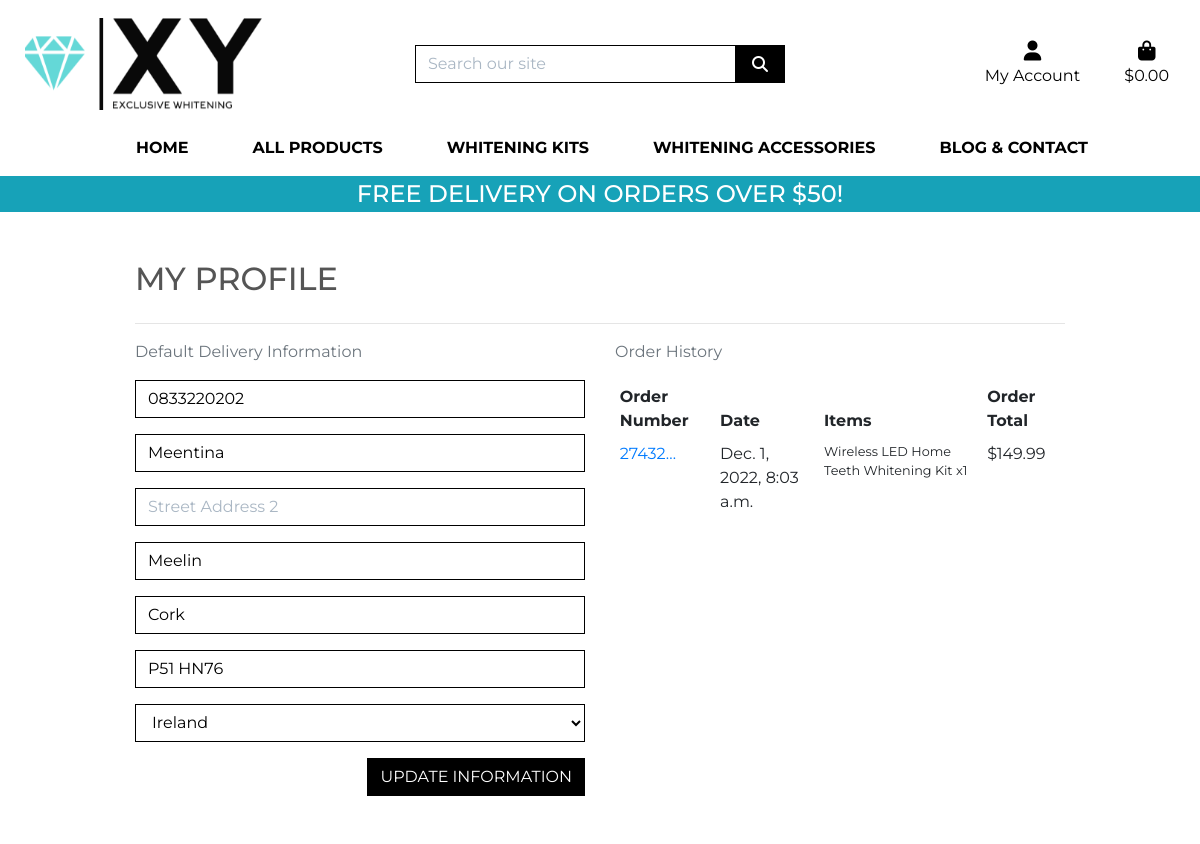
Screenshot of /profile/ (signed in) with the database file from the repository.
### profiles/models.py (models this page shows, shortened)
class UserProfile(models.Model):
    user = models.OneToOneField(User, on_delete=models.CASCADE)
    default_phone_number = models.CharField(max_length=20, null=True, blank=True)
    default_street_address1 = models.CharField(max_length=80, null=True, blank=True)
    default_street_address2 = models.CharField(max_length=80, null=True, blank=True)
    default_town_or_city = models.CharField(max_length=40, null=True, blank=True)
    default_county = models.CharField(max_length=80, null=True, blank=True)
    default_postcode = models.CharField(max_length=20, null=True, blank=True)
    default_country = CountryField(blank_label='Country', null=True, blank=True)

### checkout/models.py (models this page shows, shortened)
class Order(models.Model):
    order_number = models.CharField(max_length=32, null=False, editable=False)
    user_profile = models.ForeignKey(UserProfile, on_delete=models.SET_NULL,
                                     null=True, blank=True, related_name='orders')
    full_name = models.CharField(max_length=50, null=False, blank=False)
    email = models.EmailField(max_length=254, null=False, blank=False)
    phone_number = models.CharField(max_length=20, null=False, blank=False)
    country = CountryField(blank_label='Country *', null=False, blank=False)
    postcode = models.CharField(max_length=20, null=True, blank=True)
    town_or_city = models.CharField(max_length=40, null=False, blank=False)
    street_address1 = models.CharField(max_length=80, null=False, blank=False)
    street_address2 = models.CharField(max_length=80, null=True, blank=True)
    county = models.CharField(max_length=80, null=True, blank=True)
    date = models.DateTimeField(auto_now_add=True)
    delivery_cost = models.DecimalField(max_digits=6, decimal_places=2, null=False, default=0)
    order_total = models.DecimalField(max_digits=10, decimal_places=2, null=False, default=0)
    grand_total = models.DecimalField(max_digits=10, decimal_places=2, null=False, default=0)
    original_bag = models.TextField(null=False, blank=False, default='')
    stripe_pid = models.CharField(max_length=254, null=False, blank=False, default='')

class OrderLineItem(models.Model):
    order = models.ForeignKey(Order, null=False, blank=False, on_delete=models.CASCADE, related_name='lineitems')
    product = models.ForeignKey(Product, null=False, blank=False, on_delete=models.CASCADE)
    product_size = models.CharField(max_length=2, null=True, blank=True) # XS, S, M, L, XL
    quantity = models.IntegerField(null=False, blank=False, default=0)
    lineitem_total = models.DecimalField(max_digits=6, decimal_places=2, null=False, blank=False, editable=False)

### products/models.py (models this page shows, shortened)
class Product(models.Model):
    category = models.ForeignKey('Category', null=True, blank=True, on_delete=models.SET_NULL)
    sku = models.CharField(max_length=254, null=True, blank=True)
    name = models.CharField(max_length=254)
    description = models.TextField()
    price = models.DecimalField(max_digits=6, decimal_places=2)
    rating = models.DecimalField(max_digits=6, decimal_places=2, null=True, blank=True)
    image_url = models.URLField(max_length=1024, null=True, blank=True)
    image = models.ImageField(null=True, blank=True)

### profiles/views.py (the view)
# urls.py: path('profile/', include('profiles.urls')),
@login_required
def profile(request):
    profile = get_object_or_404(UserProfile, user=request.user)
    if request.method == 'POST':
        form = UserProfileForm(request.POST, instance=profile)
        if form.is_valid():
            form.save()
            messages.success(request, 'Profile updated successfully')
        else:
            messages.error(request, 'Update failed. Please ensure the form is valid.')
    else:
        form = UserProfileForm(instance=profile)
    orders = profile.orders.all()
    template = 'profiles/profile.html'
    context = {
        'form': form,
        'orders': orders,
        'on_profile_page': True
    }
    return render(request, template, context)

### profiles/forms.py
class UserProfileForm(forms.ModelForm):
    class Meta:
        model = UserProfile
        exclude = ('user',)
    def __init__(self, *args, **kwargs):
        super().__init__(*args, **kwargs)
        placeholders = {
            'default_phone_number': 'Phone Number',
            'default_postcode': 'Postal Code',
            'default_town_or_city': 'Town or City',
            'default_street_address1': 'Street Address 1',
            'default_street_address2': 'Street Address 2',
            'default_county': 'County, State or Locality',
        }
        self.fields['default_phone_number'].widget.attrs['autofocus'] = True
        for field in self.fields:
            if field != 'default_country':
                if self.fields[field].required:
                    placeholder = f'{placeholders[field]} *'
                else:
                    placeholder = placeholders[field]
                self.fields[field].widget.attrs['placeholder'] = placeholder
            self.fields[field].widget.attrs['class'] = 'border-black rounded-0 profile-form-input'
            self.fields[field].label = False

### bag/contexts.py (called while the page is built, shortened)
def bag_contents(request):
    bag_items = []
    total = 0
    product_count = 0
    bag = request.session.get('bag', {})
    if total < settings.FREE_DELIVERY_THRESHOLD:
        delivery = total * Decimal(settings.STANDARD_DELIVERY_PERCENTAGE / 100)
        free_delivery_delta = settings.FREE_DELIVERY_THRESHOLD - total
    else:
        delivery = 0
        free_delivery_delta = 0
    grand_total = delivery + total
    context = {
        'bag_items': bag_items,
        'total': total,
        'product_count': product_count,
        'delivery': delivery,
        'free_delivery_delta': free_delivery_delta,
        'free_delivery_threshold': settings.FREE_DELIVERY_THRESHOLD,
        'grand_total': grand_total,
    }
    return context

### exclusive_whitening/context_processors.py (called while the page is built)
def media(request):
    return {'MEDIA_URL': settings.MEDIA_URL}

### profiles/templates/profiles/profile.html (shortened to what this page needs)
{% extends "base.html" %}
{% load static %}
{% block extra_css %}
<link rel="stylesheet" href="{% static 'profiles/css/profile.css' %}">
{% endblock %}
{% block content %}
<div class="overlay"></div>
<div class="container">
    <div class="row">
        <div class="col">
            <h2 class="logo-font mb-4 mt-5">My Profile</h2>
            <hr>
        </div>
    </div>
    <div class="row">
        <div class="col-12 col-lg-6">
            <p class="text-muted">Default Delivery Information</p>
            <form class="mt-3" action="{% url 'profile' %}" method="POST" id="profile-update-form">
                {{ form|crispy }}
                <button class="btn btn-black rounded-0 text-uppercase float-right mb-5">Update Information</button>
            </form>
        </div>
        <div class="col-12 col-lg-6">
            <p class="text-muted">Order History</p>
            <div class="order-history table-responsive">
                <table class="table table-sm table-borderless">
                    <thead>
                        <tr>
                            <th>Order Number</th>
                            <th>Date</th>
                            <th>Items</th>
                            <th>Order Total</th>
                        </tr>
                    </thead>
                    <tbody>
                        {% for order in orders %}
                        <tr>
                            <td>
                                <a href="{% url 'order_history' order.order_number %}" title="{{ order.order_number }}">
                                    {{ order.order_number|truncatechars:6 }}
                                </a>
                            </td>
                            <td>{{ order.date }}</td>
                            <td>
                                <ul class="list-unstyled">
                                    {% for item in order.lineitems.all %}
                                    <li class="small">
                                        {{ item.product.name }} x{{ item.quantity }}
                                    </li>
                                    {% endfor %}
                                </ul>
                            </td>
                            <td>${{ order.grand_total }}</td>
                        </tr>
                        {% endfor %}
                    </tbody>
                </table>
            </div>
        </div>
    </div>
    {% endblock %}

### static/css/base.css (style rules this page uses)
html { height: 100%; }
body { color: #555; font-family: 'Montserrat', sans-serif; }
.logo-font { text-transform: uppercase; }
.btn-black { background: black; color: white; }
.border-black { border: 1px solid black !important; }
.overlay { height: 100%; width: 100%; top: 0; left: 0; position: fixed; background: white; z-index: -1; }
@media (min-width: 1200px) { .container { max-width: 80%; } }

### profiles/static/profiles/css/profile.css (style rules this page uses)
#profile-update-form .form-control { color: #000; }
#profile-update-form input::placeholder { color: #aab7c4; }
#id_default_country, #id_default_country option:not(:first-child) { color: #000; }

### rows the page displays
UserProfile: default_phone_number "0833220202", default_street_address1 "Meentina", default_town_or_city "Meelin", default_county "Cork", default_postcode "P51 HN76", default_country "Ireland"
Order: order_number "27432…", date "Dec. 1, 2022, 8:03 a.m.", grand_total "149.99"
OrderLineItem: product.name "Wireless LED Home Teeth Whitening Kit", quantity "1"

### other values shown
{{ free_delivery_threshold }} "50"
